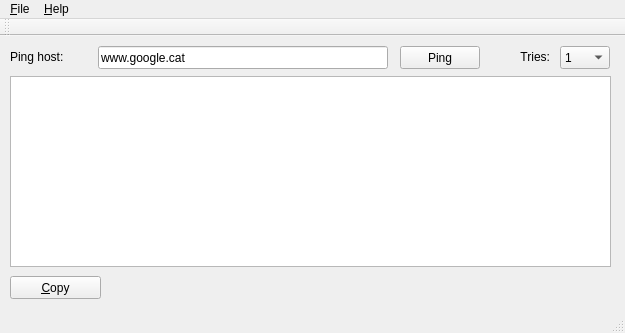
<?xml version="1.0" encoding="UTF-8"?>
<ui version="4.0">
 <class>MainWindow</class>
 <widget class="QMainWindow" name="MainWindow">
  <property name="geometry">
   <rect>
    <x>0</x>
    <y>0</y>
    <width>619</width>
    <height>331</height>
   </rect>
  </property>
  <property name="windowTitle">
   <string>QtPing</string>
  </property>
  <widget class="QWidget" name="centralWidget">
   <property name="minimumSize">
    <size>
     <width>625</width>
     <height>275</height>
    </size>
   </property>
   <widget class="QLabel" name="label">
    <property name="geometry">
     <rect>
      <x>10</x>
      <y>10</y>
      <width>81</width>
      <height>21</height>
     </rect>
    </property>
    <property name="text">
     <string>Ping host:</string>
    </property>
   </widget>
   <widget class="QLineEdit" name="lineEdit">
    <property name="geometry">
     <rect>
      <x>98</x>
      <y>10</y>
      <width>290</width>
      <height>23</height>
     </rect>
    </property>
    <property name="text">
     <string>www.google.cat</string>
    </property>
   </widget>
   <widget class="QTextEdit" name="textEdit">
    <property name="geometry">
     <rect>
      <x>10</x>
      <y>40</y>
      <width>601</width>
      <height>191</height>
     </rect>
    </property>
   </widget>
   <widget class="QPushButton" name="copyButton">
    <property name="geometry">
     <rect>
      <x>10</x>
      <y>240</y>
      <width>91</width>
      <height>23</height>
     </rect>
    </property>
    <property name="text">
     <string>&amp;Copy</string>
    </property>
   </widget>
   <widget class="QPushButton" name="doPingButton">
    <property name="geometry">
     <rect>
      <x>400</x>
      <y>10</y>
      <width>80</width>
      <height>23</height>
     </rect>
    </property>
    <property name="text">
     <string>Ping</string>
    </property>
   </widget>
   <widget class="QLabel" name="lblPackets">
    <property name="geometry">
     <rect>
      <x>500</x>
      <y>10</y>
      <width>50</width>
      <height>21</height>
     </rect>
    </property>
    <property name="text">
     <string>Tries:</string>
    </property>
    <property name="alignment">
     <set>Qt::AlignRight|Qt::AlignTrailing|Qt::AlignVCenter</set>
    </property>
   </widget>
   <widget class="QComboBox" name="comboBox">
    <property name="geometry">
     <rect>
      <x>560</x>
      <y>10</y>
      <width>50</width>
      <height>23</height>
     </rect>
    </property>
    <item>
     <property name="text">
      <string notr="true">1</string>
     </property>
    </item>
    <item>
     <property name="text">
      <string notr="true">2</string>
     </property>
    </item>
    <item>
     <property name="text">
      <string notr="true">3</string>
     </property>
    </item>
    <item>
     <property name="text">
      <string notr="true">4</string>
     </property>
    </item>
    <item>
     <property name="text">
      <string notr="true">5</string>
     </property>
    </item>
    <item>
     <property name="text">
      <string notr="true">6</string>
     </property>
    </item>
    <item>
     <property name="text">
      <string notr="true">7</string>
     </property>
    </item>
    <item>
     <property name="text">
      <string notr="true">8</string>
     </property>
    </item>
    <item>
     <property name="text">
      <string notr="true">9</string>
     </property>
    </item>
    <item>
     <property name="text">
      <string notr="true">10</string>
     </property>
    </item>
   </widget>
  </widget>
  <widget class="QMenuBar" name="menuBar">
   <property name="geometry">
    <rect>
     <x>0</x>
     <y>0</y>
     <width>619</width>
     <height>20</height>
    </rect>
   </property>
   <widget class="QMenu" name="menuQtping2">
    <property name="title">
     <string>&amp;File</string>
    </property>
    <addaction name="actionE_xit"/>
   </widget>
   <widget class="QMenu" name="menu_Help">
    <property name="title">
     <string>&amp;Help</string>
    </property>
    <addaction name="action_About"/>
   </widget>
   <addaction name="menuQtping2"/>
   <addaction name="menu_Help"/>
  </widget>
  <widget class="QToolBar" name="mainToolBar">
   <attribute name="toolBarArea">
    <enum>TopToolBarArea</enum>
   </attribute>
   <attribute name="toolBarBreak">
    <bool>false</bool>
   </attribute>
  </widget>
  <widget class="QStatusBar" name="statusBar">
   <property name="statusTip">
    <string/>
   </property>
   <property name="whatsThis">
    <string/>
   </property>
   <property name="accessibleDescription">
    <string/>
   </property>
  </widget>
  <action name="actionE_xit">
   <property name="text">
    <string>E&amp;xit</string>
   </property>
  </action>
  <action name="action_About">
   <property name="text">
    <string>&amp;About</string>
   </property>
  </action>
 </widget>
 <layoutdefault spacing="6" margin="11"/>
 <resources/>
 <connections/>
</ui>
